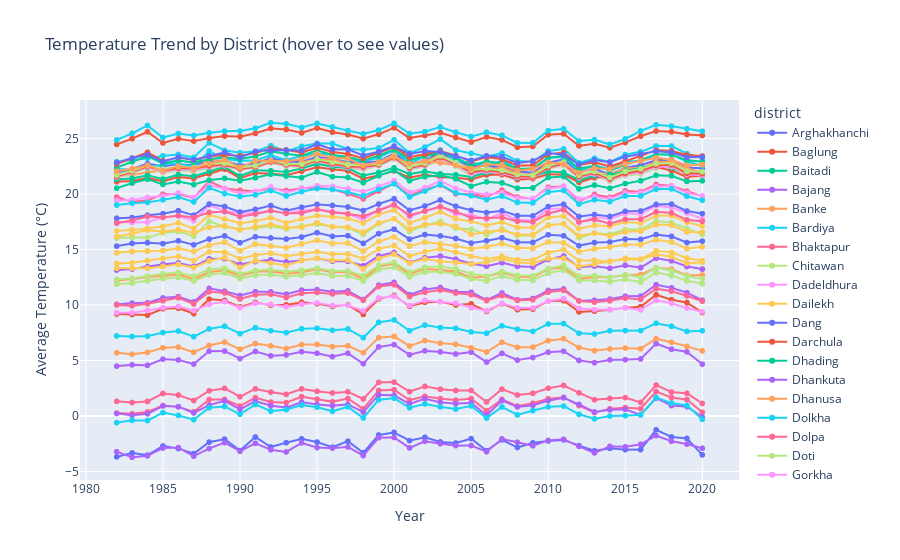

Source (notebook cell):
### Markdown cell above
### 2. Analyze Temperature Trends Across Regions and Elevations

### Code cell
import plotly.express as px

# Prepare the same data
temp_trend = df.groupby(['district', pd.Grouper(key='date', freq='Y')])['t2m'].mean().reset_index()


districts = temp_trend['district'].unique()


temp_trend_subset = temp_trend[temp_trend['district'].isin(districts)]

# Now plot with Plotly
fig = px.line(
    temp_trend_subset, 
    x='date', 
    y='t2m', 
    color='district', 
    markers=True, 
    title='Temperature Trend by District (hover to see values)',
    labels={'t2m': 'Average Temperature (°C)', 'date': 'Year'}
)

fig.update_traces(mode="lines+markers", hovertemplate='Year: %{x|%Y}<br>Temp: %{y:.2f}°C')
fig.update_layout(hovermode='x unified')

fig.show()
